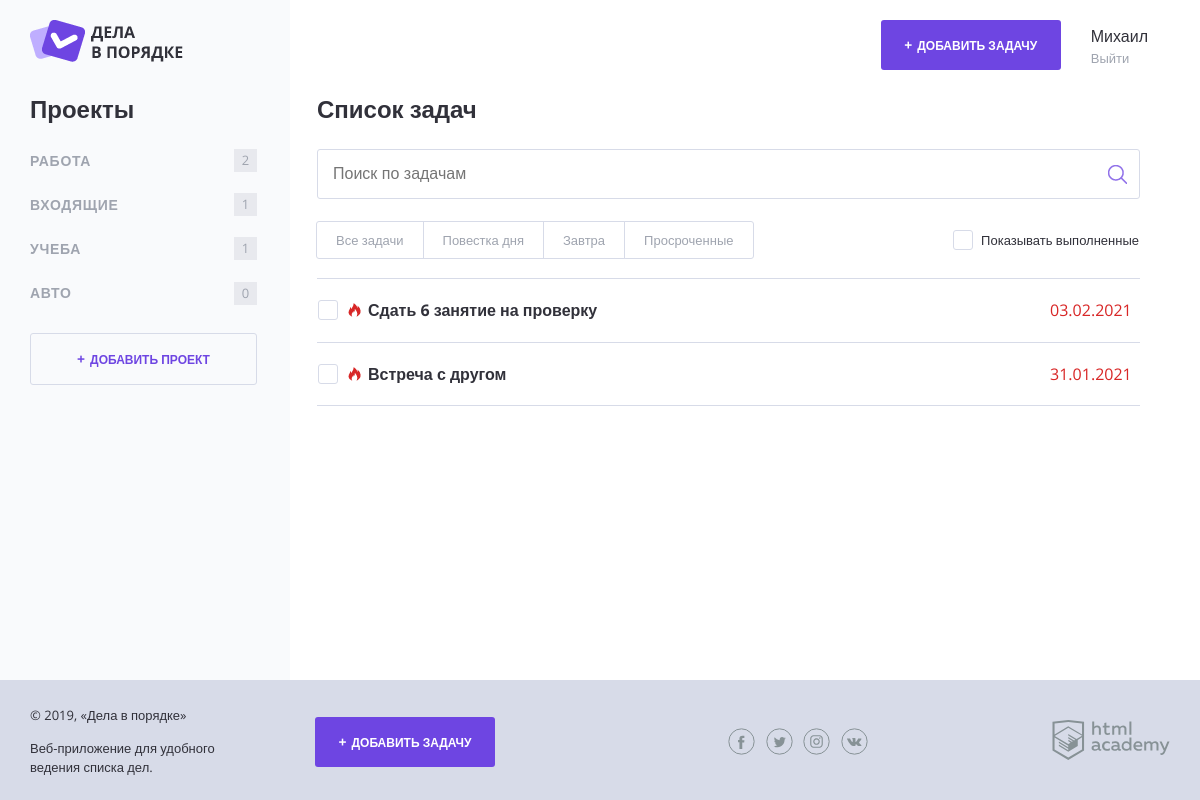
The page / (signed in) on the database its author committed.
### tables this page shows
CREATE TABLE projects (
    id INT AUTO_INCREMENT PRIMARY KEY,
    project_name VARCHAR(128) NOT NULL,
    author_id int NOT NULL,
    FOREIGN KEY(author_id) REFERENCES users(id)
);

CREATE TABLE tasks (
    id int AUTO_INCREMENT PRIMARY KEY,
    task_done tinyint(1) default 0,
    task_name VARCHAR(128) NOT NULL,
    task_deadline DATETIME default NULL,
    task_pubdate DATETIME default CURRENT_TIMESTAMP(),
    task_file VARCHAR(2048) default NULL,
    project_id int default NULL,
    author_id int NOT NULL,
    FOREIGN KEY(author_id) REFERENCES users(id),
    FOREIGN KEY(project_id) REFERENCES projects(id)
);

### function.php (called while the page is built, shortened)
<?php
function get_query($key, $value)
{
    $params = $_GET;
    unset($params[$key]);
    $params[$key] = $value;
    $query =  '/?' . http_build_query($params);
    return $query;
}
function important($task)
{
    if (!empty($task['task_deadline']) and $task['task_done'] == false) {
        $hoursToDeadline = (strtotime($task['task_deadline']) - strtotime('now')) / 3600;
        if ($hoursToDeadline + 24 <= 24) {
            $important = 'task--important';
        }
    } else {
        $important = '';
    }
    return $important;
}
function include_template($name, array $data = [])
{
    $name = 'templates/' . $name;
    extract($data);
    require $name;
    $result = ob_get_clean();
    return $result;
}

### config.php (called while the page is built, shortened)
<?php
include_once('function.php');
$connection = mysqli_connect('127.0.0.1', 'root', 'root', 'mydeal_db');
if ($connection) {
    mysqli_set_charset($connection, "utf8");
} else {
    echo "Ошибка: Невозможно подключиться к MySQL " . mysqli_connect_error();
}
if (isset($_SESSION['id'])) {
    $projects = mysqli_fetch_all(mysqli_query($connection, "SELECT project_name, projects.id, COUNT(tasks.id) AS task_count FROM projects LEFT JOIN tasks ON tasks.project_id = projects.id WHERE projects.author_id = '$_SESSION[id]' GROUP BY projects.id ORDER BY task_count DESC"), MYSQLI_ASSOC);
    $tasks = mysqli_fetch_all(mysqli_query($connection, "SELECT * FROM tasks WHERE author_id = '$_SESSION[id]' ORDER BY tasks.task_pubdate DESC"), MYSQLI_ASSOC);
}

### templates/main.php (the view, shortened to what this page needs)
<section class="content__side">
    <h2 class="content__side-heading">Проекты</h2>
    <nav class="main-navigation">
        <ul class="main-navigation__list">
            <?php foreach ($projects as $project): ?>
            <li class="main-navigation__list-item <?= ($project['id'] == $_GET['id']) ? 'main-navigation__list-item--active':''?>">
                <a class="main-navigation__list-item-link" href="<?= get_query('id', $project['id']) ?>"><?= $project['project_name'] ?></a>
                <span class="main-navigation__list-item-count"><?= $project['task_count'] ?></span>
            </li>
            <?php endforeach; ?>
        </ul>
    </nav>
    <a class="button button--transparent button--plus content__side-button"
        href="project.php">Добавить проект</a>
</section>
<main class="content__main">
    <h2 class="content__main-heading">Список задач</h2>
    <form class="search-form" action="/" method="GET" autocomplete="off">
        <input class="search-form__input" type="text" name="search_query" value="<?= isset($_GET['search_query']) ? $_GET['search_query'] : '' ?>" placeholder="Поиск по задачам">
        <input class="search-form__submit" type="submit">
    </form>
    <div class="tasks-controls">
        <nav class="tasks-switch">
            <a href="<?= get_query('tab', 'all') ?>" class="tasks-switch__item <?= ($_GET['tab'] == 'all') ? "tasks-switch__item--active" : ""?>">Все задачи</a>
            <a href="<?= get_query('tab', 'today') ?>" class="tasks-switch__item <?= ($_GET['tab'] == 'today') ? "tasks-switch__item--active" : ""?>">Повестка дня</a>
            <a href="<?= get_query('tab', 'tomorrow') ?>" class="tasks-switch__item <?= ($_GET['tab'] == 'tomorrow') ? "tasks-switch__item--active" : ""?>">Завтра</a>
            <a href="<?= get_query('tab', 'overdude') ?>" class="tasks-switch__item <?= ($_GET['tab'] == 'overdude') ? "tasks-switch__item--active" : ""?>">Просроченные</a>
        </nav>
        <form action="/<?= count($_GET) ? '?' . http_build_query($_GET) : '' ?>" method="POST" autocomplete="off">
            <label class="checkbox">
                <span class="checkbox__text">Показывать выполненные</span>
            </label>
        </form>
    </div>
    <table class="tasks">
        <?php foreach ($tasks as $task):
        if ($task['task_done'] and $_SESSION['show_completed'] == false) {continue;}
        ?>
        <tr class="tasks__item task <?= important($task) ?> <?= ($task['task_done']) ? 'task--completed' : ''; ?>">
            <td class="task__select">
               <form action="/<?= count($_GET) ? '?' . http_build_query($_GET) : '' ?>" method="POST" autocomplete="off">
                    <label class="checkbox task__checkbox">
                        <span class="checkbox__text"><?= $task['task_name'] ?></span>
                    </label>
               </form>
            </td>
            <td class="task__file">
            </td>
            <td class="task__date"><?= ($task['task_deadline']) ? date("d.m.Y", strtotime($task['task_deadline'])) : ''; ?></td>
        </tr>
        <?php endforeach; ?>
    </table>
</main>

### templates/layout.php (shortened to what this page needs)
<!DOCTYPE html>
<html lang="ru">
<head>
    <link rel="stylesheet" href="css/normalize.css">
    <link rel="stylesheet" href="css/style.css">
    <link rel="stylesheet" href="css/flatpickr.min.css">
</head>
<body <?= !isset($_SESSION['id']) ? 'class="body-background"' : ''; ?>>
<div class="page-wrapper">
    <div class="container <?= isset($_SESSION['id']) ? 'container--with-sidebar' : ''; ?>">
        <header class="main-header">
            <a href="/">
                <img src="img/logo.png" width="153" height="42" alt="Логотип Дела в порядке">
            </a>
            <div class="main-header__side">
                <?php if (isset($_SESSION['id'])): ?>
                <a class="main-header__side-item button button--plus open-modal" href="task.php">Добавить задачу</a>
                <div class="main-header__side-item user-menu">
                    <div class="user-menu__data">
                        <p><?= $_SESSION['user'] ?></p>
                        <a href="./logout.php">Выйти</a>
                    </div>
                </div>
                <?php else: ?>
                <a class="main-header__side-item button button--transparent" href="./auth.php">Войти</a>
                <?php endif; ?>
            </div>
        </header>
            <div class="content">
                <?= $pageContent ?>
            </div>
    </div>
</div>
<footer class="main-footer">
    <div class="container">
        <div class="main-footer__copyright">
            <p>© 2019, «Дела в порядке»</p>
            <p>Веб-приложение для удобного ведения списка дел.</p>
        </div>
        <?php if (isset($_SESSION['id'])): ?>
        <a class="main-footer__button button button--plus" href="task.php">Добавить задачу</a>
        <?php endif; ?>
        <div class="main-footer__social social">
            <a class="social__link social__link--facebook" href="#">
            </a>
            <a class="social__link social__link--twitter" href="#">
            </a>
            <a class="social__link social__link--instagram" href="#">
            </a>
            <a class="social__link social__link--vkontakte" href="#">
            </a>
        </div>
        <div class="main-footer__developed-by">
            <a href="https://htmlacademy.ru/intensive/php">
                <img src="img/htmlacademy.svg" alt="HTML Academy" width="118" height="40">
            </a>
        </div>
    </div>
</footer>
</body>
</html>

### index.php
<?php
include_once('config.php');
if (isset($_SESSION['id'])) {
    if (count($_GET) or count($_POST)) {
        if (isset($_GET['search_query'])) {
            $tasks = search_task($connection, $_GET['search_query'], $_SESSION['id']);
        }
        if (isset($_GET['tab'])) {
            switch ($_GET['tab']) {
                case 'today':
                    $tasks = mysqli_fetch_all(mysqli_query($connection, "SELECT * FROM tasks WHERE author_id = '$_SESSION[id]' AND `task_deadline` = CURRENT_DATE() ORDER BY tasks.task_pubdate DESC"), MYSQLI_ASSOC);
                    break;
                case 'tomorrow':
                    $tasks = mysqli_fetch_all(mysqli_query($connection, "SELECT * FROM tasks WHERE author_id = '$_SESSION[id]' AND `task_deadline` = CURRENT_DATE() + INTERVAL 1 DAY ORDER BY tasks.task_pubdate DESC"), MYSQLI_ASSOC);
                    break;
                case 'overdude':
                    $tasks = mysqli_fetch_all(mysqli_query($connection, "SELECT * FROM tasks WHERE author_id = '$_SESSION[id]' AND `task_deadline` < CURRENT_DATE() ORDER BY tasks.task_pubdate DESC"), MYSQLI_ASSOC);
                    break;
                default:
                    $tasks = mysqli_fetch_all(mysqli_query($connection, "SELECT * FROM tasks WHERE author_id = '$_SESSION[id]' ORDER BY tasks.task_pubdate DESC"), MYSQLI_ASSOC);
                    break;
            }
        }
        if (isset($_POST['task_done'])) {
            task_done($connection, $_POST['task_done']);
            header('Refresh:0');
        }
        if (isset($_POST['show_completed'])) {
            show_completed();
            header('Refresh:0');
        }
        foreach ($_GET as $key => $value) {
            $validGet = ['id', 'tab', 'search_query'];
            if (!in_array($key, $validGet)) {
                $pageContent = include_template('404.php');
                http_response_code(404);
                break;
            } else {
                $pageContent = include_template('main.php', ['projects' => $projects, 'tasks' => $tasks]);
            }
        }
        if (isset($_GET['id']) and !in_array($_GET['id'], $realProjects)) {
            $pageContent = include_template('404.php');
            http_response_code(404);
        }
    } else {
        $pageContent = include_template('main.php', ['projects' => $projects, 'tasks' => $tasks]);
    }
} else {
    $pageContent = include_template('guest.php');
}
$layouContent = include_template('layout.php', ['pageContent' => $pageContent, 'head_title' => $head_title]);
print($layouContent);

### rows shown on the page
projects: project_name "РАБОТА", task_count "2"
projects: project_name "ВХОДЯЩИЕ", task_count "1"
projects: project_name "УЧЕБА", task_count "1"
projects: project_name "АВТО", task_count "0"
tasks: task_name "Сдать 6 занятие на проверку", task_deadline "03.02.2021"
tasks: task_name "Встреча с другом", task_deadline "31.01.2021"

### other values the page prints
$_SESSION['user'] "Михаил"
